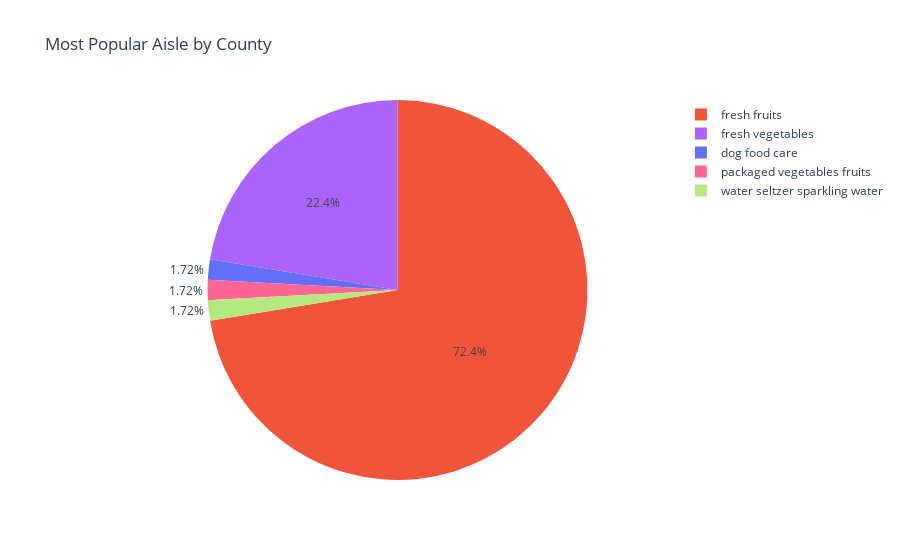

The cell this chart's notebook holds for it:
### Code cell
px.pie(top_aisle, names= 'aisle', color='county', title= 'Most Popular Aisle by County')

### Figure 1 — Plotly figure (JSON) as saved in the notebook; plotly's stock layout.template omitted (floating-point values rounded to 4 significant figures)
{"data": [{"customdata": [["Butte"], ["Alameda"], ["Monterey"], ["Napa"], ["Riverside"], ["Sacramento"], ["San Benito"], ["San Diego"], ["San Luis Obispo"], ["Santa Barbara"], ["Santa Clara"], ["Santa Cruz"], ["Shasta"], ["Sierra"], ["Solano"], ["Sonoma"], ["Stanislaus"], ["Tehama"], ["Trinity"], ["Tulare"], ["Tuolumne"], ["Ventura"], ["Mono"], ["Modoc"], ["Nevada"], ["Mendocino"], ["Alpine"], ["Amador"], ["Calaveras"], ["Colusa"], ["Del Norte"], ["El Dorado"], ["Fresno"], ["Glenn"], ["Humboldt"], ["Imperial"], ["Inyo"], ["Merced"], ["Kern"], ["Yuba"], ["Marin"], ["Los Angeles"], ["Madera"], ["Mariposa"], ["Yolo"], ["Orange"], ["Contra Costa"], ["Sutter"], ["Kings"], ["Siskiyou"], ["Lassen"], ["Lake"], ["San Francisco"], ["San Mateo"], ["San Joaquin"], ["Plumas"], ["Placer"], ["San Bernardino"]], "domain": {"x": [0, 1], "y": [0, 1]}, "hovertemplate": "aisle=%{label}<br>county=%{customdata[0]}<extra></extra>", "labels": ["dog food care", "fresh fruits", "fresh fruits", "fresh fruits", "fresh fruits", "fresh fruits", "fresh fruits", "fresh fruits", "fresh fruits", "fresh fruits", "fresh fruits", "fresh fruits", "fresh fruits", "fresh fruits", "fresh fruits", "fresh fruits", "fresh fruits", "fresh fruits", "fresh fruits", "fresh fruits", "fresh fruits", "fresh fruits", "fresh fruits", "fresh fruits", "fresh fruits", "fresh fruits", "fresh fruits", "fresh fruits", "fresh fruits", "fresh fruits", "fresh fruits", "fresh fruits", "fresh fruits", "fresh fruits", "fresh fruits", "fresh fruits", "fresh fruits", "fresh fruits", "fresh fruits", "fresh fruits", "fresh fruits", "fresh fruits", "fresh fruits", "fresh vegetables", "fresh vegetables", "fresh vegetables", "fresh vegetables", "fresh vegetables", "fresh vegetables", "fresh vegetables", "fresh vegetables", "fresh vegetables", "fresh vegetables", "fresh vegetables", "fresh vegetables", "fresh vegetables", "packaged vegetables fruits", "water seltzer sparkling water"], "legendgroup": "", "marker": {"colors": ["#636efa", "#EF553B", "#00cc96", "#ab63fa", "#FFA15A", "#19d3f3", "#FF6692", "#B6E880", "#FF97FF", "#FECB52", "#636efa", "#EF553B", "#00cc96", "#ab63fa", "#FFA15A", "#19d3f3", "#FF6692", "#B6E880", "#FF97FF", "#FECB52", "#636efa", "#EF553B", "#00cc96", "#ab63fa", "#FFA15A", "#19d3f3", "#FF6692", "#B6E880", "#FF97FF", "#FECB52", "#636efa", "#EF553B", "#00cc96", "#ab63fa", "#FFA15A", "#19d3f3", "#FF6692", "#B6E880", "#FF97FF", "#FECB52", "#636efa", "#EF553B", "#00cc96", "#ab63fa", "#FFA15A", "#19d3f3", "#FF6692", "#B6E880", "#FF97FF", "#FECB52", "#636efa", "#EF553B", "#00cc96", "#ab63fa", "#FFA15A", "#19d3f3", "#FF6692", "#B6E880"]}, "name": "", "showlegend": true, "type": "pie"}], "layout": {"legend": {"tracegroupgap": 0}, "title": {"text": "Most Popular Aisle by County"}}}
